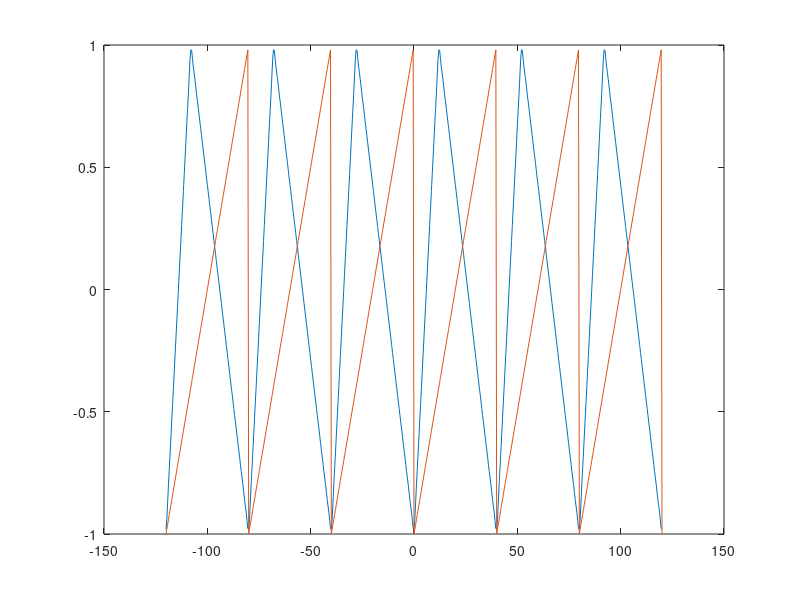
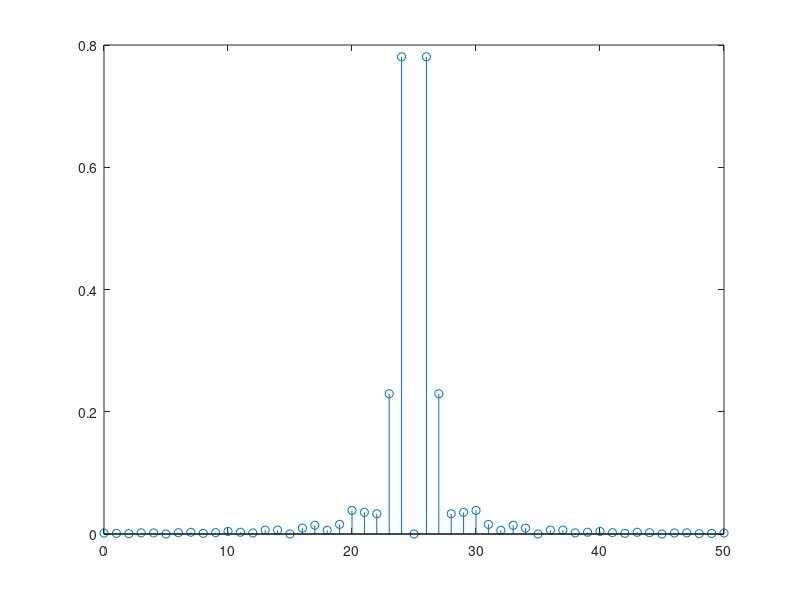

The MATLAB script that drew these images, in order:
D=16;   %durata semnalului (numarul de ordine)
N = 50;       %numarul de coeficienti
P = 40; %perioada
fv=1/P;
t=-3*P:0.4:3*P;
w0 = 2*pi/P; 
x_triunghiular = sawtooth(2*pi*fv*t);        
f=@(t)sawtooth(2*pi*fv*t, 0.3);
CC=1/P*integral(f,0,P);
Ck=zeros(1,N);
Ak=zeros(1,N);
Xm=0;
for k=1:1:N
   f=@(t)sawtooth(2*pi*fv*t, 0.3).*exp(-2*pi*fv*t*1j*(k-25));
   Ck(k)=1/P*integral(f,0,P);             
   Ak(k+1)=2*abs(Ck(k));
   Xm=Xm+Ck(k)*exp(2*pi*fv*t*1j*(k-25));
end
figure(1);
plot(t,Xm,t,x_triunghiular);
figure(2)
Ak(26)=abs(CC);
Ak(1)=Ak(51);                    
stem(0:N,Ak);                     

%S-a initializat problema prin introducerea datelor (perioada, durata 
%semnalului, tipul semnalului, numarul de coeficienti)
%O proprietate a Seriei Fourier dovedeste faptul ca orice semnal periodic
%poate fi transformat intr-o suma de sinus si cosinus.

